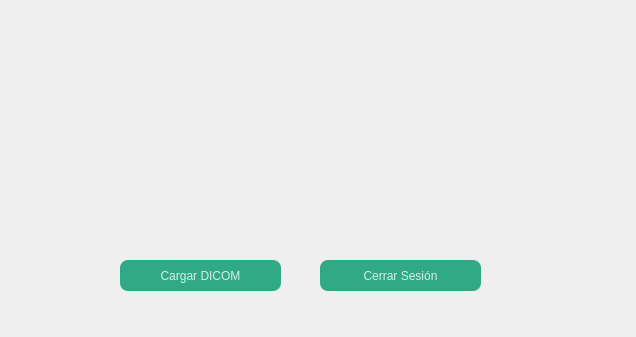
<?xml version="1.0" encoding="UTF-8"?>
<ui version="4.0">
    <class>Dialog</class>
    <widget class="QDialog" name="Dialog">
        <property name="geometry">
            <rect>
                <x>0</x>
                <y>0</y>
                <width>636</width>
                <height>337</height>
            </rect>
        </property>
        <property name="windowTitle">
            <string>Dialog</string>
        </property>
        <widget class="QLabel" name="label">
            <property name="geometry">
                <rect>
                    <x>160</x>
                    <y>50</y>
                    <width>391</width>
                    <height>61</height>
                </rect>
            </property>
            <property name="palette">
                <palette>
                    <active>
                        <colorrole role="WindowText">
                            <brush brushstyle="SolidPattern">
                                <color alpha="255">
                                    <red>170</red>
                                    <green>0</green>
                                    <blue>0</blue>
                                </color>
                            </brush>
                        </colorrole>
                    </active>
                    <inactive>
                        <colorrole role="WindowText">
                            <brush brushstyle="SolidPattern">
                                <color alpha="255">
                                    <red>170</red>
                                    <green>0</green>
                                    <blue>0</blue>
                                </color>
                            </brush>
                        </colorrole>
                    </inactive>
                    <disabled>
                        <colorrole role="WindowText">
                            <brush brushstyle="SolidPattern">
                                <color alpha="255">
                                    <red>120</red>
                                    <green>120</green>
                                    <blue>120</blue>
                                </color>
                            </brush>
                        </colorrole>
                    </disabled>
                </palette>
            </property>
            <property name="font">
                <font>
                    <family>Arial Black</family>
                    <pointsize>18</pointsize>
                    <weight>75</weight>
                    <bold>true</bold>
                </font>
            </property>
            <property name="text">
                <string></string>
            </property>
        </widget>
        <widget class="QPushButton" name="dicom">
            <property name="geometry">
                <rect>
                    <x>120</x>
                    <y>260</y>
                    <width>161</width>
                    <height>31</height>
                </rect>
            </property>
            <property name="text">
                <string>Cargar DICOM</string>
            </property>
            <!-- Estilo -->
            <property name="styleSheet">
                <string>background-color: #32a985; color: #d6eee7; border: none; border-radius: 7.5px; text-align: center;</string>
            </property>
        </widget>
        <widget class="QLabel" name="imagen">
            <property name="geometry">
                <rect>
                    <x>187</x>
                    <y>0</y>
                    <width>240</width>
                    <height>240</height>
                </rect>
            </property>
            <property name="pixmap">
                <pixmap>imagen.jpg</pixmap>
            </property>
        </widget>
        <widget class="QPushButton" name="cancelar">
            <property name="geometry">
                <rect>
                    <x>320</x>
                    <y>260</y>
                    <width>161</width>
                    <height>31</height>
                </rect>
            </property>
            <property name="text">
                <string>Cerrar Sesión</string>
            </property>
            <!-- Estilo -->
            <property name="styleSheet">
                <string>background-color: #32a985; color: #d6eee7; border: none; border-radius: 7.5px; text-align: center;</string>
            </property>
        </widget>
    </widget>
    <resources/>
    <connections/>
</ui>
